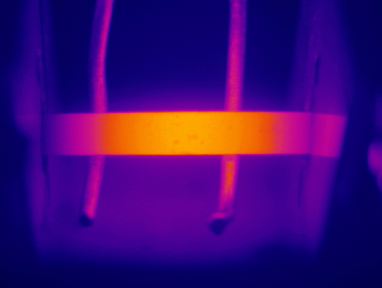
#> input picture code_scripts/t8.tiff, 382 x 288 px
$ python metricasdelmain_correrenvezdelmain.py
#> lines starting #> are read from the running program, lines starting #| are printed output that depends on the picture; after the words box and inside, x2 and y2 are one past the last pixel; in counts of white or black regions, pixels touching at a corner belong together
### code_scripts/limites_probeta.py
import numpy as np

def limites_probeta(bw, image):
    m, n = bw.shape

    print(f'bw shape: {bw.shape}')
    print(f'bw non-zero count: {np.count_nonzero(bw)}')

    # Calculos para determinar el limite inferior
    cont = 0
    lowlim = 0
    for i in range(m-10, 0, -1):
        if cont < 20:
            cont = 0
            for j in range(n):
                if bw[i, j] == 1:
                    cont += 1
                    lowlim = i

    # Calculos para determinar el limite superior
    cont = 0
    uplim = 0
    for i in range(5, lowlim - 1):
        if cont < 20:
            cont = 0
            for j in range(n):
                if bw[i, j] == 1:
                    cont += 1
                    uplim = i

    # Calculos para determinar los limites izquierdo y derecho
    izqlim = n
    derlim = 0
    for i in range(uplim, lowlim):
        for j in range(5, n - 5):
            if bw[i, j] == 1:
                if izqlim > j:
                    izqlim = j
                if derlim < j:
                    derlim = j

    print(f'uplim: {uplim}, lowlim: {lowlim}, izqlim: {izqlim}, derlim: {derlim}')

    # Se recorta la imagen filtrada del termograma original
    if uplim < lowlim and izqlim < derlim:
        image2 = image[uplim:lowlim, izqlim:derlim, :]
        m, n, p = image2.shape
    else:
        image2 = np.zeros_like(image)
        m, n, p = image2.shape

    return image2, m, n, p

### code_scripts/segment_colors.py
import cv2
import numpy as np
from skimage import color

def segment_colors(image, select):
    # Convertir la imagen a espacio de color LAB
    lab_image = cv2.cvtColor(image, cv2.COLOR_BGR2LAB)

    # Definir los marcadores de color para el fondo azul en el espacio LAB
    if not select:
        # Usar los valores obtenidos
        lower_blue = np.array([39, 176, 64])
        upper_blue = np.array([65, 186, 71])
    else:
        # Placeholder, ajustar según sea necesario
        lower_blue = np.array([20, 135, 140])
        upper_blue = np.array([255, 175, 170])

    # Crear una máscara binaria donde se detecte el fondo azul
    blue_mask = cv2.inRange(lab_image, lower_blue, upper_blue)

    # Crear una imagen con el fondo azul eliminado
    image2 = image.copy()
    image2[blue_mask != 0] = [0, 0, 0]  # Eliminar el fondo azul

    return image2, blue_mask

# Si necesitas realizar pruebas:
# [10 lines that do not run on import are left out]

### code_scripts/metricasdelmain_correrenvezdelmain.py
import cv2
import numpy as np
import matplotlib.pyplot as plt
from skimage import color, filters
from segment_colors import segment_colors
from limites_probeta import limites_probeta
from oxidation import oxidation
import pandas as pd

def mostrar_imagen(titulo, imagen, cmap=None):
    plt.figure(figsize=(10, 8))
    if cmap:
        plt.imshow(imagen, cmap=cmap)
    else:
        plt.imshow(cv2.cvtColor(imagen, cv2.COLOR_BGR2RGB))
    plt.title(titulo)
    plt.axis('off')
    plt.show()

def mostrar_matriz(matriz, titulo):
    plt.figure(figsize=(10, 8))
    plt.imshow(matriz, cmap='gray')
    plt.title(titulo)
    plt.colorbar()
    plt.show()

def seleccionar_puntos(imagen):
    puntos = []
    # [5 lines left out: function mouse_callback, not called in this run]

    cv2.imshow('Selecciona puntos', imagen)
    cv2.setMouseCallback('Selecciona puntos', mouse_callback)
    cv2.waitKey(0)
    cv2.destroyAllWindows()
    return puntos

def crear_mascara(puntos, shape):
    mask = np.zeros(shape[:2], dtype=np.uint8)
    puntos_np = np.array(puntos, dtype=np.int32)
    cv2.fillPoly(mask, [puntos_np], 1)
    return mask

# [41 lines left out: functions seleccionar_multiples_poligonos, calcular_métricas, not called in this run]

# Limpiar datos y cerrar ventanas (equivalente en Python no necesario)

# Abrir archivo desde nombre dado
file_name = 't8.tiff'
img = cv2.imread(file_name)
#> img is the input picture: shape (288, 382, 3); mean B, G, R 117.5, 9.5, 61.8
mostrar_imagen('Imagen original', img)

# Detección de bordes
h = np.ones((3, 3), np.float32) / 9  # mascara para filtro promedio
image = cv2.filter2D(img, -1, h)  # se filtra la imagen original
gray_image = cv2.cvtColor(image, cv2.COLOR_BGR2GRAY)  # se convierte a escala de grises
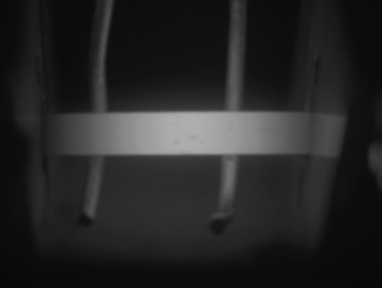
#> gray_image: shape (288, 382); min 8, max 175, mean 37.5
edges = filters.sobel(gray_image)  # se aplica sobel para segmentar
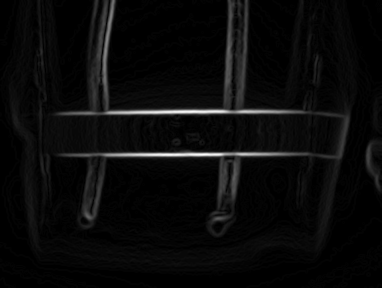
#> edges: shape (288, 382) float64; min 0, max 0.167, mean 0.00689; drawn with min black and max white

# Normalizar la matriz de edges para que esté en el rango 0-255
edges_normalized = (edges - edges.min()) / (edges.max() - edges.min())
edges_scaled = (edges_normalized * 255).astype(np.uint8)

# Mostrar la matriz resultante de Sobel normalizada
mostrar_matriz(edges_scaled, 'Matriz Resultante de Sobel (Normalizada)')
#> in mostrar_matriz, `plt.show()`:
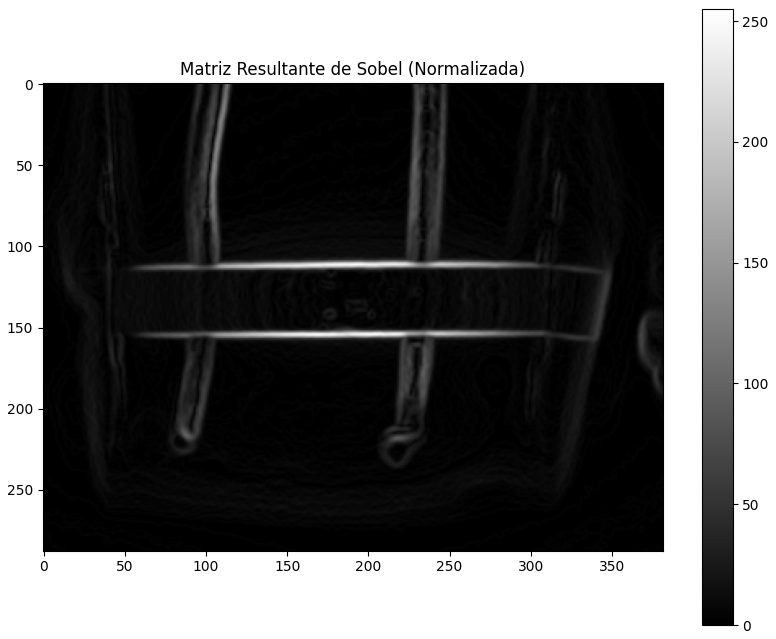
#> figure drawn by matplotlib, 2 panels

# Elegir un umbral adecuado (esto lo puedes ajustarlo según la visualización de la matriz)
umbral = 70  # Este valor puedes ajustarlo después de ver los resultados

# Convertir edges a una matriz binaria utilizando el umbral elegido
bw = (edges_scaled > umbral).astype(np.uint8)
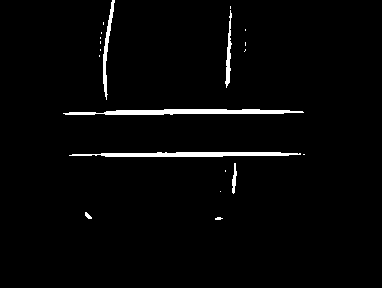
#> bw: shape (288, 382); values 0 (black) and 1 (white), 2.4% white; 20 white regions (14 under 20 px), largest, box (x1, y1, x2, y2) and area: (63, 109, 304, 115) 992, (69, 152, 301, 157) 871, (103, 0, 115, 100) 336, (225, 10, 232, 88) 235, (232, 163, 237, 194) 89, (85, 212, 92, 219) 28
mostrar_imagen('Bordes Binarios', bw, cmap='gray')

# Calculos para determinar limites de la probeta
image2, m, n, p = limites_probeta(bw, image)
#| bw shape: (288, 382)
#| bw non-zero count: 2600
#| uplim: 109, lowlim: 156, izqlim: 63, derlim: 304
#> in limites_probeta, `image2 = image[uplim:lowlim, izqlim:derlim, :]`:
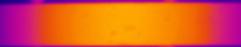
#> image2: shape (47, 241, 3); mean B, G, R 52.1, 86.3, 220.4
#> m = 47; n = 241; p = 3

if image2.shape[0] > 0 and image2.shape[1] > 0:
    mostrar_imagen('Área de interés', image2)
else:
    print("Recorte inválido de la imagen.")

# Segmentar fondo en CIE L*a*b
image3, fondo = segment_colors(image2, False)
#> in segment_colors, `lab_image = cv2.cvtColor(image, cv2.COLOR_BGR2LAB)`: lab_image: shape (47, 241, 3); mean of channels 0, 1, 2 144.6, 177.6, 165.6
#> in segment_colors, `blue_mask = cv2.inRange(lab_image, lower_blue, upper_blue)`:
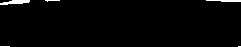
#> blue_mask: shape (47, 241); 1.6% white; 5 white regions (3 under 20 px), largest, box (x1, y1, x2, y2) and area: (0, 0, 30, 5) 96, (206, 0, 241, 2) 55
#> in segment_colors, `image2[blue_mask != 0] = [0, 0, 0]`:
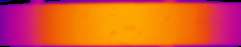
#> image2: shape (47, 241, 3); 1.59% of pixels changed, all inside (x1, y1, x2, y2) = (0, 0, 241, 47)
mostrar_imagen('Área de interés sin fondo', image3)
mostrar_imagen('Fondo', fondo)

# Seleccionar manualmente la probeta
print("Selecciona manualmente la probeta.")
puntos_probeta = seleccionar_puntos(image3.copy())
#> puntos_probeta = []
mascara_probeta_manual = crear_mascara(puntos_probeta, image3.shape)
#> in crear_mascara, `puntos_np = np.array(puntos, dtype=np.int32)`: puntos_np = empty array
#> (the run stopped early here; a loop or call above may not have finished)
